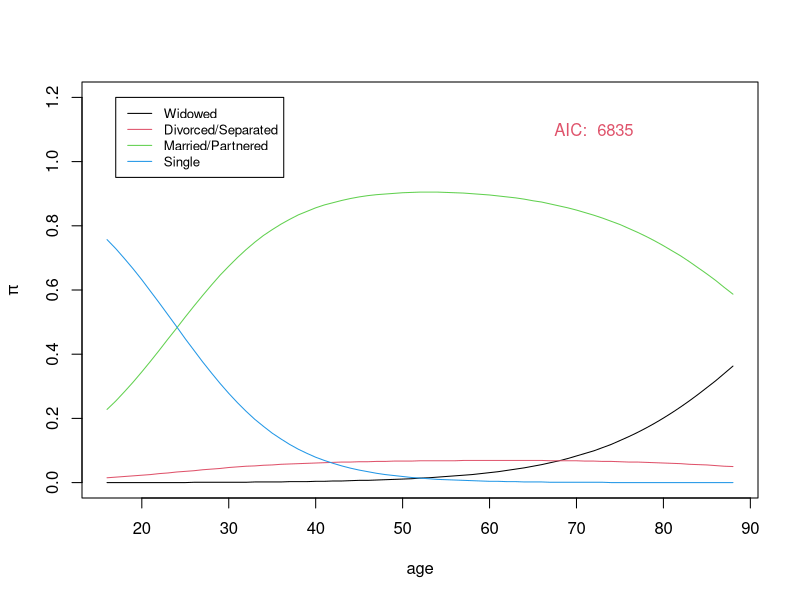
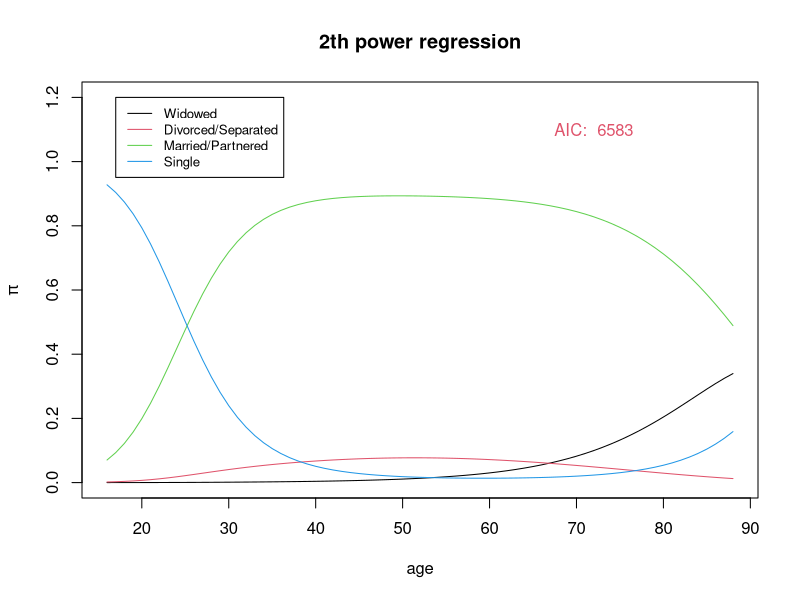
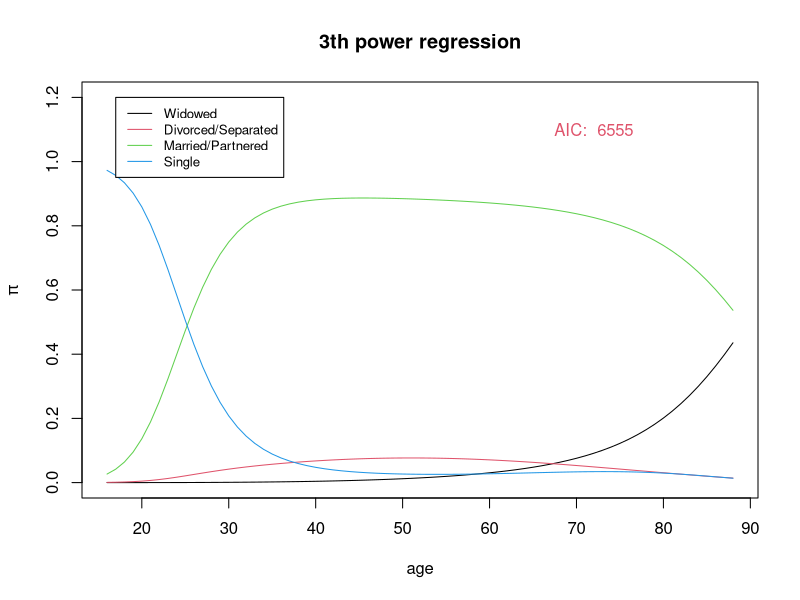
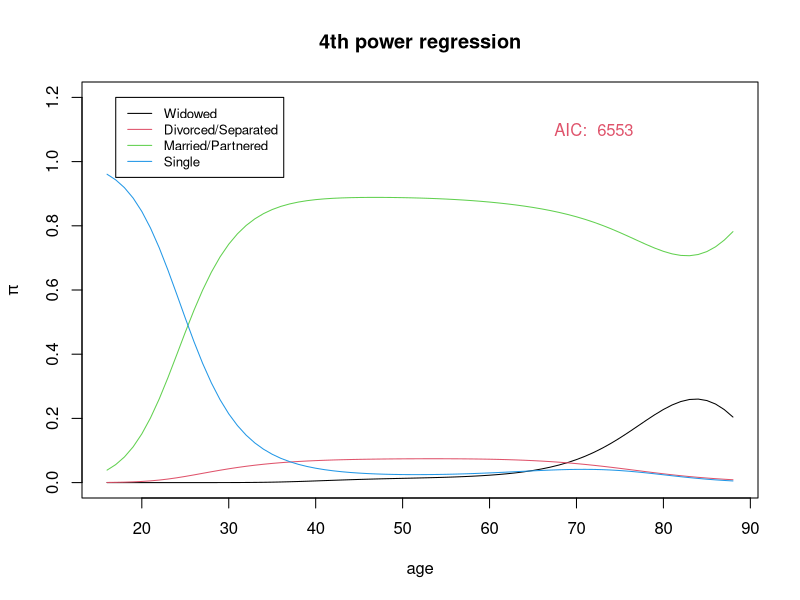
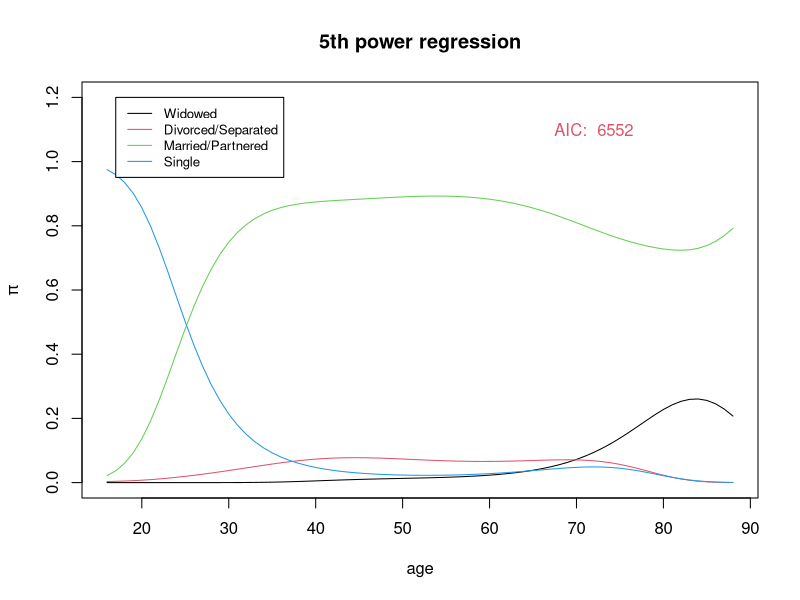

Write the R code that produced these figures, in order.
## ---- chunk 1
knitr::opts_chunk$set(echo = TRUE)
## ---- chunk 2
library(VGAM)
attach(marital.nz)
data <- marital.nz
mod1 <- vglm(mstatus ~ age, multinomial)
summary(mod1)
## ---- chunk 3
mod2 <- vglm(mstatus ~ 1, multinomial)
summary(mod2)

dev_diff = deviance(mod2) - deviance(mod1)
df.diff = df.residual(mod2) - df.residual(mod1)
1 - pchisq(dev_diff, df.diff) #significant
## ---- chunk 4
test = round(predict(mod1, newdata = data.frame("age" = seq(16,88)), type = c("response")),3)
test = data.frame(test,row.names=seq(16,88))

Aic <- round(extractAIC(mod1)[2])

plot(rownames(test),test$Widowed, ylim = c(0,1.2), type = 'line', xlab='age', ylab = expression(pi))
text(x=72,y=1.1,paste('AIC: ',toString(Aic)),col = 2)
lines(rownames(test),test$Divorced.Separated, col=2)
lines(rownames(test),test$Married.Partnered, col=3)
lines(rownames(test),test$Single, col=4)
legend(17, 1.2, legend=c("Widowed", "Divorced/Separated", "Married/Partnered", "Single"), col=c(1, 2, 3, 4), lty=c(1,1,1,1), cex=0.8)
## ---- chunk 5
mod2pol <- vglm(mstatus ~ poly(age,2), multinomial)
mod3pol <- vglm(mstatus ~ poly(age,3), multinomial)
mod4pol <- vglm(mstatus ~ poly(age,4), multinomial)
mod5pol <- vglm(mstatus ~ poly(age,5), multinomial)
prediction2pol <- data.frame(predict(mod2pol,type = "response", newdata = data.frame("age" = seq(16,88))),row.names = seq(16,88))
prediction3pol <-data.frame(predict(mod3pol,type = "response", newdata = data.frame("age" = seq(16,88))),row.names = seq(16,88))
prediction4pol <- data.frame(predict(mod4pol,type = "response", newdata = data.frame("age" = seq(16,88))),row.names = seq(16,88))
prediction5pol <-data.frame(predict(mod5pol,type = "response", newdata = data.frame("age" = seq(16,88))),row.names = seq(16,88))

Aic2 <- round(extractAIC(mod2pol)[2])
Aic3 = round(extractAIC(mod3pol)[2])
Aic4 =round(extractAIC(mod4pol)[2])
Aic5 =round(extractAIC(mod5pol)[2])

plot(rownames(prediction2pol),prediction2pol$Widowed, ylim = c(0,1.2), main='2th power regression', type = 'line', xlab='age', ylab = expression(pi))
text(x=72,y=1.1,paste('AIC: ',toString(Aic2)),col = 2)
lines(rownames(prediction2pol),prediction2pol$Divorced.Separated, col=2)
lines(rownames(prediction2pol),prediction2pol$Married.Partnered, col=3)
lines(rownames(prediction2pol),prediction2pol$Single, col=4)
legend(17, 1.2, legend=c("Widowed", "Divorced/Separated", "Married/Partnered", "Single"), col=c(1, 2, 3, 4), lty=c(1,1,1,1), cex=0.8)


plot(rownames(prediction3pol),prediction3pol$Widowed, ylim = c(0,1.2), main='3th power regression', type = 'line', xlab='age', ylab = expression(pi))
lines(rownames(prediction3pol),prediction3pol$Divorced.Separated, col=2)
text(x=72,y=1.1,paste('AIC: ',toString(Aic3)),col = 2)
lines(rownames(prediction3pol),prediction3pol$Married.Partnered, col=3)
lines(rownames(prediction3pol),prediction3pol$Single, col=4)
legend(17, 1.2, legend=c("Widowed", "Divorced/Separated", "Married/Partnered", "Single"), col=c(1, 2, 3, 4), lty=c(1,1,1,1), cex=0.8)


plot(rownames(prediction4pol),prediction4pol$Widowed, ylim = c(0,1.2), main='4th power regression', type = 'line', xlab='age', ylab = expression(pi))
lines(rownames(prediction4pol),prediction4pol$Divorced.Separated, col=2)
text(x=72,y=1.1,paste('AIC: ',toString(Aic4)),col = 2)
lines(rownames(prediction4pol),prediction4pol$Married.Partnered, col=3)
lines(rownames(prediction4pol),prediction4pol$Single, col=4)
legend(17, 1.2, legend=c("Widowed", "Divorced/Separated", "Married/Partnered", "Single"), col=c(1, 2, 3, 4), lty=c(1,1,1,1), cex=0.8)


plot(rownames(prediction5pol),prediction5pol$Widowed, ylim = c(0,1.2), main='5th power regression', type = 'line', xlab='age', ylab = expression(pi))
lines(rownames(prediction5pol),prediction5pol$Divorced.Separated, col=2)
text(x=72,y=1.1,paste('AIC: ',toString(Aic5)),col = 2)
lines(rownames(prediction5pol),prediction5pol$Married.Partnered, col=3)
lines(rownames(prediction5pol),prediction5pol$Single, col=4)
legend(17, 1.2, legend=c("Widowed", "Divorced/Separated", "Married/Partnered", "Single"), col=c(1, 2, 3, 4), lty=c(1,1,1,1), cex=0.8)
